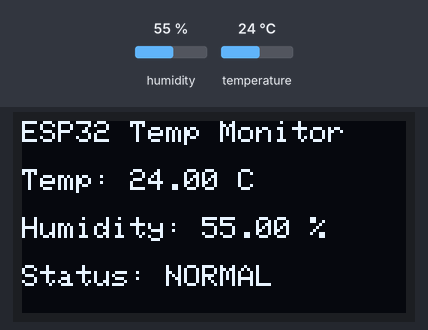
A program run on a simulated ESP32. Shown: 128×64 one-colour display. The inputs (shaded band) are chosen by the test bench; at power-on: temperature 24 °C, humidity 55 %. What the program prints to the serial monitor is not drawn.

Above: at 3.2 s.
3.3 s: temperature set to 22 °C
At 4.6 s:
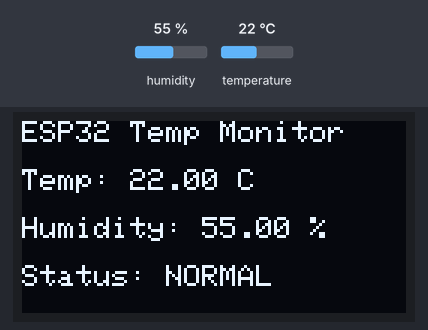
6.0 s: temperature set to 19 °C
At 6.7 s:
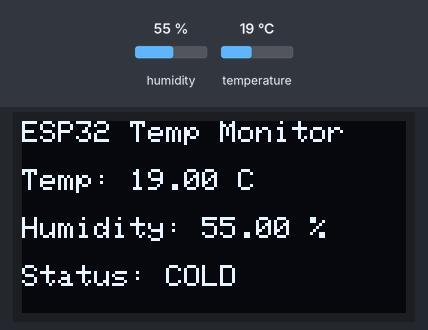
8.7 s: temperature set to 33 °C
At 10.9 s:
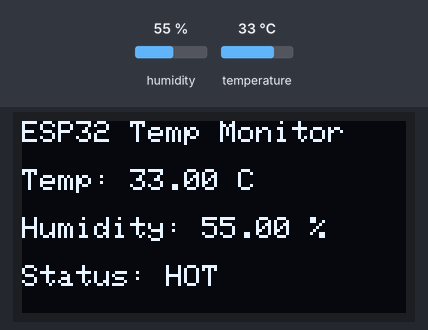
11.8 s: humidity set to 22 %
At 13.1 s:
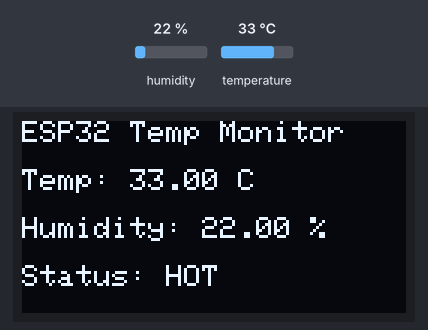
14.5 s: humidity set to 40 %
At 17.3 s:
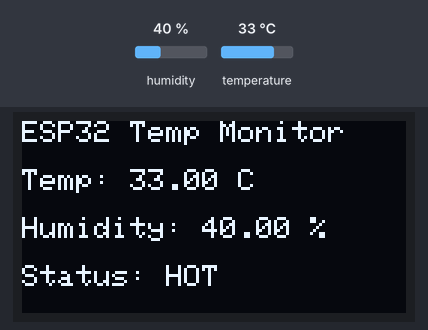
Timing chart, 0 to 18.8 s (numbered marks = the images above; inputs shaded):
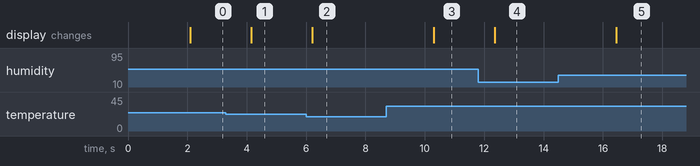

Measured:
- the behaviour switches between 21 and 20 °C on temperature (found by bisection; images 1 and 2)
- after the input at 3.3 s, the display: changes after 0.85 s (image 1)
- after the input at 6.0 s, the display: changes after 0.20 s (image 2)
- after the input at 8.7 s, the display: changes after 1.6 s (image 3)
- after the input at 11.8 s, the display: changes after 0.55 s (image 4)
- after the input at 14.5 s, the display: changes after 1.9 s (image 5)

The program:

main.cpp
```cpp
#include <Arduino.h>
#include <Wire.h>
#include <Adafruit_GFX.h>
#include <Adafruit_SSD1306.h>
#include <DHT.h>

// --- Pin configuration ---
#define DHTPIN 14        // DHT sensor data pin
#define DHTTYPE DHT11    // Change to DHT22 if using that

#define SDA_PIN 21       // I2C SDA
#define SCL_PIN 23       // I2C SCL

// --- OLED setup ---
#define SCREEN_WIDTH 128
#define SCREEN_HEIGHT 64
Adafruit_SSD1306 display(SCREEN_WIDTH, SCREEN_HEIGHT, &Wire, -1);

// --- DHT setup ---
DHT dht(DHTPIN, DHTTYPE);

void setup() {
  Serial.begin(115200);
  Serial.println("ESP32 Temperature Display Starting...");

  // Initialize I2C
  Wire.begin(SDA_PIN, SCL_PIN);

  // Initialize OLED display
  if (!display.begin(SSD1306_SWITCHCAPVCC, 0x3C)) {
    Serial.println("SSD1306 initialization failed!");
    for (;;);
  }

  // Display startup message
  display.clearDisplay();
  display.setTextColor(SSD1306_WHITE);
  display.setTextSize(1);
  display.setCursor(0, 0);
  display.println("Initializing...");
  display.display();

  // Start DHT sensor
  dht.begin();
  delay(2000);
}

void loop() {
  float temperature = dht.readTemperature();
  float humidity = dht.readHumidity();

  if (isnan(temperature) || isnan(humidity)) {
    Serial.println("Failed to read from DHT sensor!");
    display.clearDisplay();
    display.setTextSize(1);
    display.setCursor(0, 0);
    display.println("Sensor Error!");
    display.display();
    delay(2000);
    return;
  }

  // Determine temperature status
  String tempStatus;
  if (temperature >= 30) {
    tempStatus = "Status: HOT";
  } else if (temperature <= 20) {
    tempStatus = "Status: COLD";
  } else {
    tempStatus = "Status: NORMAL";
  }

  // Print to Serial Monitor
  Serial.print("Temp: ");
  Serial.print(temperature);
  Serial.print(" °C | Humidity: ");
  Serial.print(humidity);
  Serial.print(" % | ");
  Serial.println(tempStatus);

  // Display on OLED
  display.clearDisplay();
  display.setTextSize(1);
  display.setCursor(0, 0);
  display.println("ESP32 Temp Monitor");

  display.setCursor(0, 16);
  display.print("Temp: ");
  display.print(temperature);
  display.println(" C");

  display.setCursor(0, 32);
  display.print("Humidity: ");
  display.print(humidity);
  display.println(" %");

  display.setCursor(0, 48);
  display.println(tempStatus);
  display.display();

  delay(2000);
}
```
